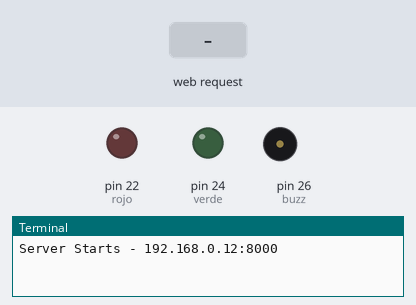
Simulated run of this program. Board: Raspberry Pi (header pin numbers). On the bench: output pins drawn as LEDs (lit = HIGH), buzzer (waves = sounding, pin HIGH), the last lines printed to the terminal. Inputs (shaded band) come from the test bench.

Above: at 1.2 s.
1.3 s: HTTP request for / received
At 2.5 s:
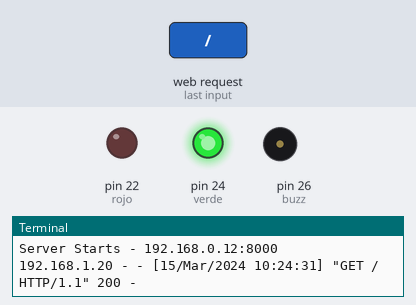
Timing chart, 0 to 4.3 s (numbered marks = the images above; inputs shaded):
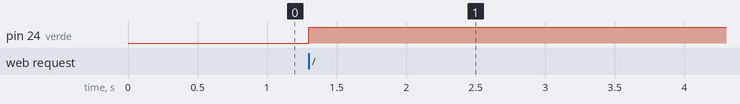

Measured:
- after the input at 1.3 s, pin 24 (verde): LOW → HIGH at once

The program:

WiFi_MQ135.py
```python
import RPi.GPIO as GPIO
import bluetooth
import time
import http.server

host_name = '192.168.0.12'  # Dirección IP del Raspberry
host_port = 8000

# Configurar el modo de los pines
GPIO.setmode(GPIO.BOARD)
GPIO.setwarnings(False) # Para que no molesten las advertencias

# Definir los pines GPIO
rojo = 22
verde = 24
buzz = 26
sensor = 18

# Configurar los pines como salidas
GPIO.setup(rojo, GPIO.OUT)
GPIO.setup(verde, GPIO.OUT)
GPIO.setup(buzz, GPIO.OUT)
GPIO.setup(sensor, GPIO.IN)

class MyServer(http.server.SimpleHTTPRequestHandler):

    def do_GET(self):
        self.send_response(200)
        self.send_header('Content-type', 'text/html')
        self.end_headers()

        mensaje = medir_calidad()

        self.wfile.write(mensaje.encode("utf-8"))

def medir_calidad():
    lectura = GPIO.input(sensor)

    if lectura == GPIO.HIGH:
        mensaje = "Concentracion de gas alta"
        GPIO.output(rojo, GPIO.HIGH)
        GPIO.output(buzz, GPIO.HIGH)
        GPIO.output(verde, GPIO.LOW)
        time.sleep(2)
    else:
        mensaje = "Concentracion de gas normal"
        GPIO.output(rojo, GPIO.LOW)
        GPIO.output(verde, GPIO.HIGH)
        GPIO.output(buzz, GPIO.LOW)
        time.sleep(2)

    return mensaje

# # # # # Main # # # # #

if __name__ == '__main__':
    http_server = http.server.HTTPServer((host_name, host_port), MyServer)
    print("Server Starts - %s:%s" % (host_name, host_port))

    try:
        http_server.serve_forever()
    except KeyboardInterrupt:
        http_server.server_close()
        GPIO.cleanup()
```
